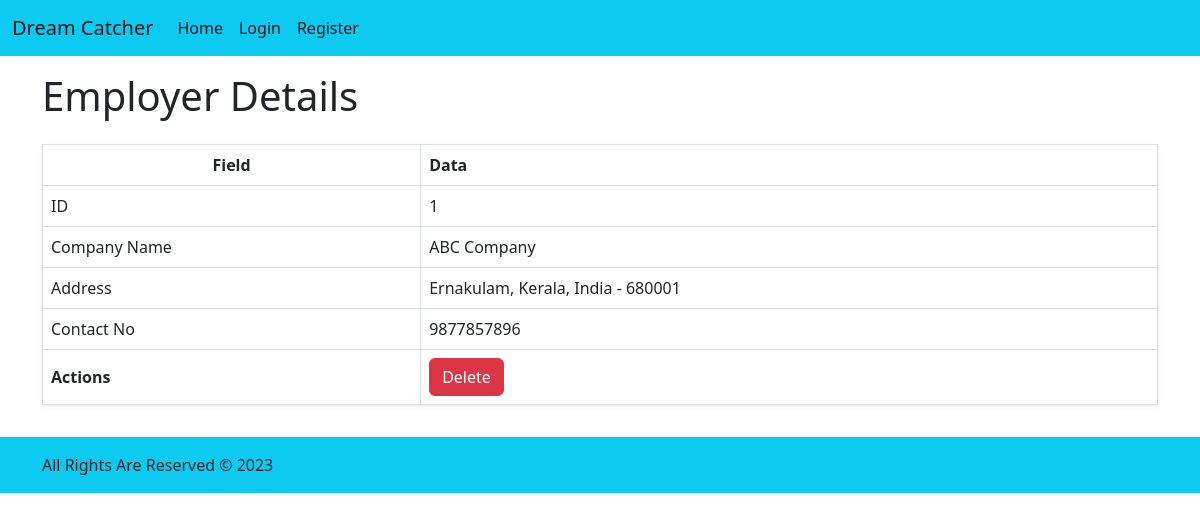
/accounts/employers/1/detail/, run on the app's committed database.
### accounts/models.py (models this page shows, shortened)
class EmployerModel(models.Model):
    company_name = models.CharField(max_length=64)
    address = models.TextField(max_length=150)
    contact_no = models.BigIntegerField()
    user = models.OneToOneField(settings.AUTH_USER_MODEL, on_delete=models.CASCADE)
    status = models.BooleanField(default=True)

### accounts/views.py (the view)
# urls.py: path("employers/<int:pk>/detail/", views.EmployerDetailView.as_view(), name="employer_detail"),
class EmployerDetailView(views.DetailView):
    template_name = "accounts/employer/employer_detail.html"
    model = models.EmployerModel
    context_object_name = "employer"

### templates/accounts/employer/employer_detail.html
{% extends 'base.html' %} {% block content %}
<div class="container-lg d-flex flex-column gap-3 py-3">
  <div class="row">
    <div class="col">
      <h1>Employer Details</h1>
    </div>
  </div>
  <div class="row">
    <div class="col">
      <table class="table table-bordered align-middle shadow-sm">
        <thead>
          <tr>
            <th class="text-center">Field</th>
            <th>Data</th>
          </tr>
        </thead>
        <tbody>
          <tr>
            <td>ID</td>
            <td>{{employer.id}}</td>
          </tr>
          <tr>
            <td>Company Name</td>
            <td>{{employer.company_name}}</td>
          </tr>
          <tr>
            <td>Address</td>
            <td>{{employer.address}}</td>
          </tr>
          <tr>
            <td>Contact No</td>
            <td>{{employer.contact_no}}</td>
          </tr>
          <tr>
            <th>Actions</th>
            <td>
              <div class="d-flex gap-3 flex-wrap">
                <a
                  href="{% url 'accounts:employer_delete' employer.id %}"
                  class="btn btn-danger"
                  >Delete</a
                >
              </div>
            </td>
          </tr>
        </tbody>
      </table>
    </div>
  </div>
</div>
{% endblock %}

### data on the page
EmployerModel: id "1", company_name "ABC Company", address "Ernakulam, Kerala, India - 680001", contact_no "9877857896"
